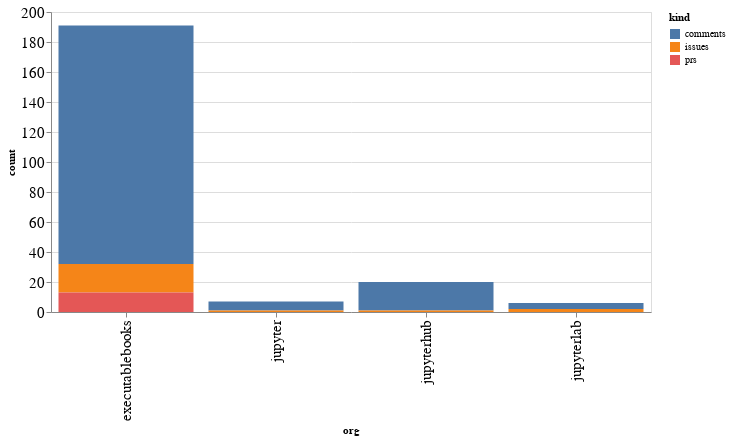

Notebook source saved alongside this figure:
### Code cell
alt.Chart(org_summaries, width=600).mark_bar().encode(
    x='org',
    y='count',
    color='kind',
    tooltip="org"
)

### Figure 1 — Vega-Lite specification as saved in the notebook (floating-point values rounded to 4 significant figures)
{"config": {"axisLeft": {"labelFontSize": 15}, "axisBottom": {"labelFontSize": 15}}, "data": {"name": "data-b99e60473a9d51b5506dff45b4cd8923"}, "mark": "bar", "encoding": {"color": {"type": "nominal", "field": "kind"}, "tooltip": {"type": "nominal", "field": "org"}, "x": {"type": "nominal", "field": "org"}, "y": {"type": "quantitative", "field": "count"}}, "width": 600, "$schema": "https://vega.github.io/schema/vega-lite/v4.8.1.json", "datasets": {"data-b99e60473a9d51b5506dff45b4cd8923": [{"org": "executablebooks", "kind": "comments", "count": 159}, {"org": "executablebooks", "kind": "issues", "count": 19}, {"org": "executablebooks", "kind": "prs", "count": 13}, {"org": "jupyter", "kind": "comments", "count": 6}, {"org": "jupyter", "kind": "issues", "count": 1}, {"org": "jupyterhub", "kind": "comments", "count": 19}, {"org": "jupyterhub", "kind": "issues", "count": 1}, {"org": "jupyterlab", "kind": "comments", "count": 4}, {"org": "jupyterlab", "kind": "issues", "count": 2}]}}
